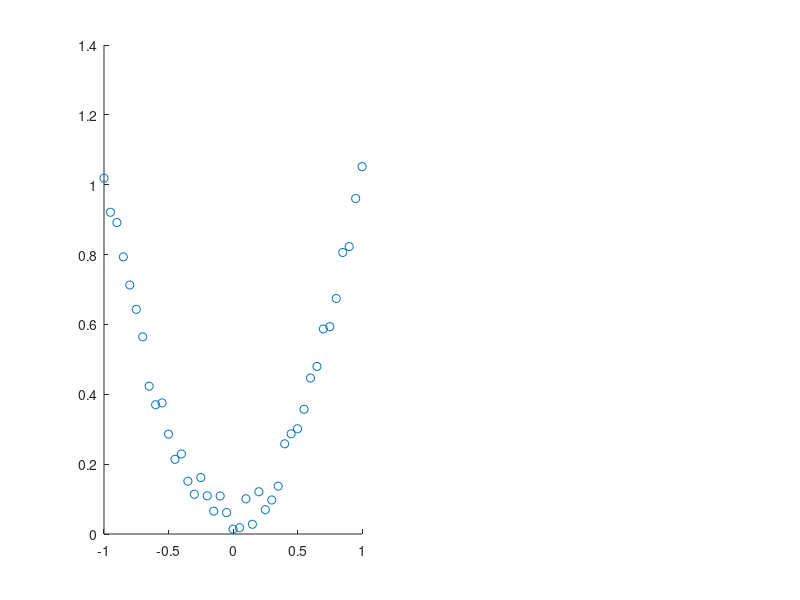

MATLAB code to generate this figure: (Note: this script raises an error after producing the figure.)
clc
clear

lr=0.01
lmd=0
a0=(-1:0.05:1);
y=a0.^2 +rand(size(a0))*0.1;

W1=randn(10, 1);
W2=randn(1, 10);
% +norm(X,"fro")
subplot(121)
scatter(a0,y)
b1=1
b2=1
for i=1:2000
    
    z1=W1*a0+b1;
    a1=F(z1);
    z2=W2*a1+b2;
    a2=F(z2);
    subplot(122)
    plot(a0,a2)
%     L=(y-a2).^2 ;
    derivatives2=-2*(y-a2).*dF(z2);
    derivatives1=dF(z1).*(W2'*derivatives2);
    dL_dW2=derivatives2*a1';
    dL_dW1=derivatives1*a0';
    W2=W2-lr*dL_dW2-lr*lmd*W2;
    W1=W1-lr*dL_dW1-lr*lmd*W1;
    b1=b1-lr*derivatives1;
    b2=b2-lr*derivatives2;
    
    
end

function activation=F(x)
    activation=1./(1+exp(-x));
%     activation=max(0,x);
end

function derivatives=dF(x)
    derivatives=exp(-x)./(1+exp(-x)).^2;
%     derivatives=(x>0).*x;

end


